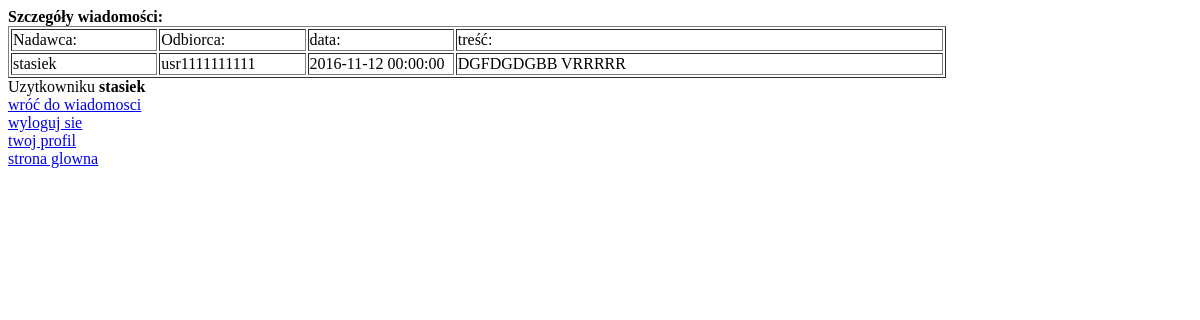
/ShowMessage.php?id=2 (signed in), run on an earlier commit of the app's database.
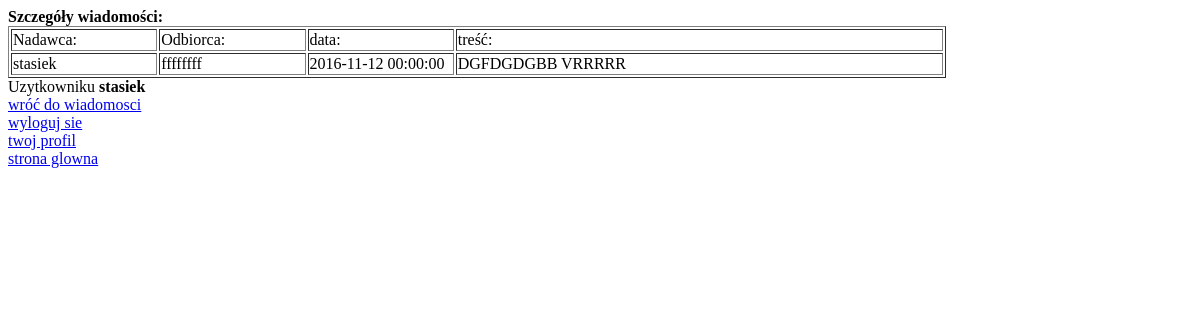
And on a later commit of the database.
### tables this page shows
CREATE TABLE IF NOT EXISTS `Messages` (
  `messageId` int(11) NOT NULL AUTO_INCREMENT,
  `creationDate` datetime NOT NULL,
  `recipientUserId` int(11) NOT NULL,
  `senderUserId` int(11) NOT NULL,
  `text` text,
  `isRead` tinyint(1) DEFAULT NULL,
  PRIMARY KEY (`messageId`),
  KEY `recipientUserId` (`recipientUserId`),
  KEY `senderUserId` (`senderUserId`)
);

CREATE TABLE IF NOT EXISTS `User` (
  `id` int(11) NOT NULL AUTO_INCREMENT,
  `username` varchar(255) DEFAULT NULL,
  `hashedPassword` varchar(255) DEFAULT NULL,
  `email` varchar(255) DEFAULT NULL,
  `information` varchar(225) NOT NULL,
  PRIMARY KEY (`id`),
  UNIQUE KEY `email` (`email`)
);

### src/Messages.php (called while the page is built, shortened)
<?php
class Message {
    private $creationDate;
    private $senderUserId;
    private $recipientUserId;
    private $text;
    private $senderUserName;
    private $recipientUserName;
    public function __construct() {
        $this->creationDate = "";
        $this->text = "";
        $this->senderUserId = "";
        $this->recipientUserId = "";
    }
    public function getCreationDate() {
        return $this->creationDate;
    }
    public function getSenderUserId() {
        return $this->senderUserId;
    }
    public function getRecipientUserId() {
        return $this->recipientUserId;
    }
    public function getText() {
        return $this->text;
    }
    public function getSenderUserName() {
        return $this->senderUserName;
    }
    public function getRecipientUserName() {
        return $this->recipientUserName;
    }
    static public function loadMessageById(mysqli $connection, $id) {
        $sql = "SELECT m . * , recipient.userName AS recipientName, sender.userName AS senderName
            FROM Messages AS m
            JOIN User AS recipient ON m.recipientUserId = recipient.id
            JOIN User AS sender ON m.senderUserId = sender.id
                WHERE m.messageId=$id";
        $result = $connection->query($sql);
        if ($result == true && $result->num_rows == 1) {
            $row = $result->fetch_assoc();
            $loadedMessages = new Message();
            $loadedMessages->messageId = $row['messageId'];
            $loadedMessages->creationDate = $row['creationDate'];
            $loadedMessages->isRead = $row['isRead'];
            $loadedMessages->senderUserId = $row['senderUserId'];
            $loadedMessages->recipientUserId = $row['recipientUserId'];
            $loadedMessages->text = $row['text'];
            $loadedMessages->senderUserName = $row['senderName'];
            $loadedMessages->recipientUserName = $row['recipientName'];
            return $loadedMessages;
        }
        return null;
    }
}

### src/User.php (called while the page is built, shortened)
<?php
class User {
    private $username;
    public function __construct() {
        $this->username = "";
    }
    public function getUsername() {
        return $this->username;
    }
    static public function loadUserById(mysqli $connection, $id) {
        $sql = "SELECT * FROM User WHERE id=$id";
        $result = $connection->query($sql);
        if ($result == true && $result->num_rows == 1) {
            $row = $result->fetch_assoc();
            $loadedUser = new User();
            $loadedUser->id = $row['id'];
            $loadedUser->username = $row['username'];
            $loadedUser->hashedPassword = $row['hashedPassword'];
            $loadedUser->email = $row['email'];
            $loadedUser->information = $row['information'];
            return $loadedUser;
        }
        return null;
    }
}

### ShowMessage.php (the view, shortened to what this page needs)
<!DOCTYPE html>
<html>
    <head>
    </head>
    <body>
        <?php
        require_once 'src/connection.php';
        require_once 'src/User.php';
        require_once 'src/Messages.php';
        if (isset($_SESSION['messageId'])) {
            $loadMessage = Message::loadMessageById($conn, $_SESSION['messageId']);
            if (isset($loadMessage) && ($loadMessage->getRecipientUserId() == $_SESSION['loggedUserId'] ||
                    $loadMessage->getSenderUserId() == $_SESSION['loggedUserId'] )) {
                echo '<b>Szczegóły wiadomości:</b>';
                echo'<table border = 1>';
                echo '<tr>';
                echo '<td width = "15%">Nadawca: </td>';
                echo '<td width = "15%">Odbiorca: </td>';
                echo '<td width = "15%">data: </td>';
                echo '<td width = "50%">treść:</td>';
                echo '</tr>';
                echo '<tr>';
                echo '<td>' . trim($loadMessage->getSenderUserName()) . '</td>';
                echo '<td>' . trim($loadMessage->getRecipientUserName()) . '</td>';
                echo '<td>' . trim($loadMessage->getCreationDate()) . '</td>';
                echo '<td>' . $loadMessage->getText() . '</td>';
                echo'</table>';
            }
        }
        if (isset($_SESSION['loggedUserId'])) {
            $loadedUser = User::loadUserById($conn, $_SESSION['loggedUserId']);
            echo 'Uzytkowniku <b>' . $loadedUser->getUsername() . '</b>';
            echo '<br>';
            echo '<a href=UserMessages.php>wróć do wiadomosci</a>';
            echo '<br>';
            echo ' <a href="Logout.php">wyloguj sie</a>';
            echo '<br>';
            echo '<a href=edit.php?loggedUserId=' . $_SESSION['loggedUserId'] . '>twoj profil</a>';
            echo '<br>';
            echo '<a href="Index.php">strona glowna</a>';
            echo '<br>';
        }
        ?>
    </body>
</html>

What changed in the data, as far as the page shows it:
changed through a linked row, messages "DGFDGDGBB VRRRRR": recipientUserId.username "usr1111111111" → "ffffffff"
